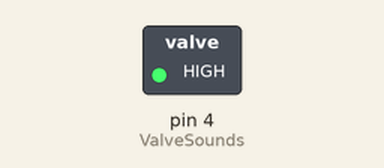
Simulated run of this sketch. Board: Arduino Uno, built with avr-gcc and run on an emulated ATmega328P. Parts: switched loads named in the sketch (green lamp = pin HIGH).

Above: at 2.5 s.
At 7.5 s:
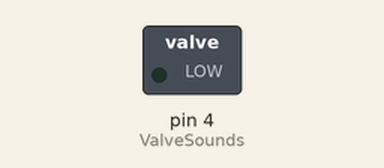
Timing chart, 0 to 13.0 s (numbered marks = the images above):
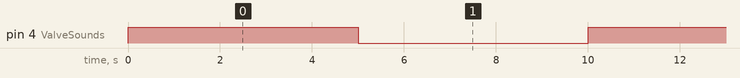

Measured:
- by itself, pin 4 (ValveSounds): alternates HIGH for 5.0 s and LOW for 5.0 s

The sketch:

Valve_Testing.ino
```cpp
int ValveSounds = 4;

void setup() {
  // put your setup code here, to run once:
  pinMode(ValveSounds, OUTPUT);//ValveSound2
}

void loop() {
  // put your main code here, to run repeatedly:
digitalWrite (ValveSounds,HIGH);
delay (5000);
digitalWrite (ValveSounds,LOW);
delay (5000);
}
```
